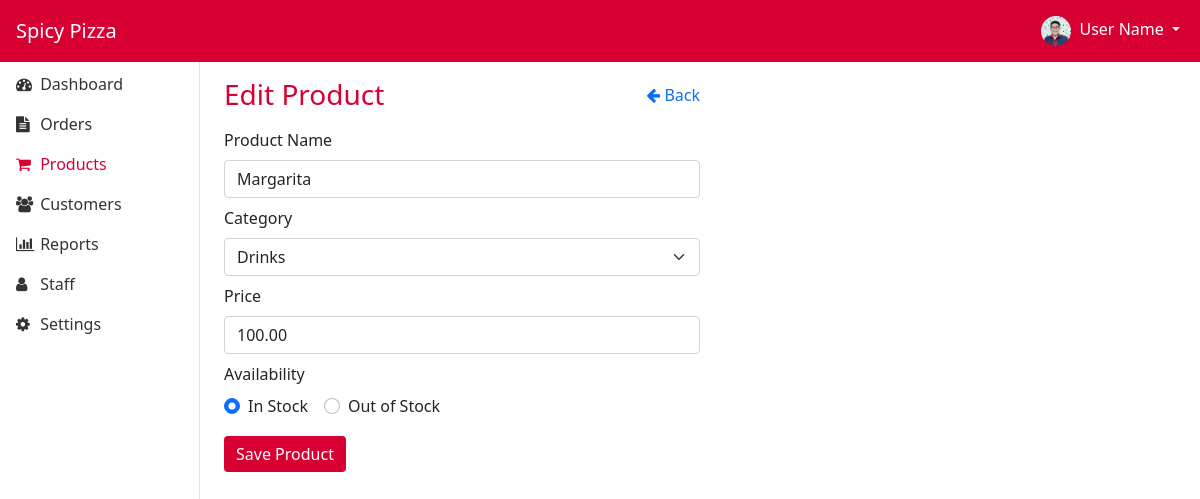
Screenshot of /admin/editproduct.php?id=3 (signed in) with the database file from the repository.
### tables this page shows
CREATE TABLE `products` (
  `id` int(11) NOT NULL,
  `productname` varchar(255) NOT NULL,
  `category` varchar(255) NOT NULL,
  `price` decimal(10,2) NOT NULL,
  `availability` varchar(100) NOT NULL,
  `created_at` timestamp NOT NULL DEFAULT current_timestamp(),
  `updated_at` timestamp NOT NULL DEFAULT current_timestamp() ON UPDATE current_timestamp()
);

### classes/products.class.php (called while the page is built, shortened)
<?php
require_once 'database.php';
Class Products{
    protected $db;
    function __construct()
    {
        $this->db = new Database();
    }
    function fetch($record_id){
        $sql = "SELECT * FROM products WHERE id = :id;";
        $query=$this->db->connect()->prepare($sql);
        $query->bindParam(':id', $record_id);
        if($query->execute()){
            $data = $query->fetch();
        }
        return $data;
    }
}
?>

### classes/database.php (called while the page is built)
<?php
class Database{
    private $host = 'localhost';
    private $username = 'root';
    private $password = '';
    private $database = 'spicypizzaphp';
    protected $connection;
    function connect(){
        try
			{
				$this->connection = new PDO("mysql:host=$this->host;dbname=$this->database",
											$this->username, $this->password);
			}
			catch (PDOException $e)
			{
				echo "Connection error " . $e->getMessage();
			}
        return $this->connection;
    }
}
?>

### admin/editproduct.php (the view, shortened to what this page needs)
<?php
    require_once '../classes/products.class.php';
    if(isset($_GET['id'])){
        $product = new Products();
        $record = $product->fetch($_GET['id']);
        $product->productname = $record['productname'];
        $product->category = $record['category'];
        $product->price = $record['price'];
        $product->availability = $record['availability'];
    }
?>
<!DOCTYPE html>
<html lang="en">
<?php
    require_once('../include/head.php');
?>
<body>
    <?php
        require_once('../include/header.admin.php')
    ?>
    <main>
        <div class="container-fluid">
            <div class="row">
                <?php
                    require_once('../include/sidepanel.php')
                ?>
                <main class="col-md-9 ms-sm-auto col-lg-10 px-md-4">
                    <div class="col-12 col-lg-6 d-flex justify-content-between align-items-center">
                        <h2 class="h3 brand-color pt-3 pb-2">Edit Product</h2>
                        <a href="products.php" class="text-primary text-decoration-none"><i class="fa fa-arrow-left" aria-hidden="true"></i> Back</a>
                    </div>
                    <div class="col-12 col-lg-6">
                        <form method="post" action="">
                            <div class="mb-2">
                                <label for="productname" class="form-label">Product Name</label>
                                <input type="text" class="form-control" id="productname" name="productname" required value="<?php if(isset($_POST['productname'])) { echo $_POST['productname']; } else if(isset($product->productname)){ echo $product->productname; } ?>">
                            </div>
                            <div class="form-group mb-2">
                                <label for="category" class="form-label">Category</label>
                                <select name="category" id="category" class="form-select">
                                    <option value="Drinks" <?php if(isset($_POST['category']) && $_POST['category'] == 'Drinks') { echo 'selected'; } else if(isset($product->category) && $product->category == 'Drinks'){ echo 'selected'; } ?>>Drinks</option>
                                </select>
                            </div>
                            <div class="mb-2">
                                <label for="price" class="form-label">Price</label>
                                <input type="number" step="any" class="form-control" id="price" name="price" required value="<?php if(isset($_POST['price'])) { echo $_POST['price']; } else if(isset($product->price)){ echo $product->price; } ?>">
                            </div>
                            <div class="form-group mb-2">
                                <label class="form-label">Availability</label>
                                <div class="d-flex">
                                    <div class="form-check">
                                        <input type="radio" class="form-check-input" id="inStock" name="availability" value="In Stock" <?php if(isset($_POST['availability']) && $_POST['availability'] == 'In Stock') { echo 'checked'; } else if(isset($product->availability) && $product->availability == 'In Stock'){ echo 'checked'; } ?>>
                                        <label class="form-check-label" for="inStock">In Stock</label>
                                    </div>
                                    <div class="form-check ms-3">
                                        <input type="radio" class="form-check-input" id="outStock" name="availability" value="Out of Stock" <?php if(isset($_POST['availability']) && $_POST['availability'] == 'Out of Stock') { echo 'checked'; } else if(isset($product->availability) && $product->availability == 'Out of Stock'){ echo 'checked'; } ?>>
                                        <label class="form-check-label" for="outStock">Out of Stock</label>
                                    </div>
                                </div>
                            </div>
                            <button type="submit" name="save" class="btn btn-primary mt-2 mb-3 brand-bg-color">Save Product</button>
                        </form>
                    </div>
                </main>
            </div>
        </div>
    </main>
</body>
</html>

### css/style.css (style rules this page uses)
* { font-family: 'Segoe UI', Tahoma, Geneva, Verdana, sans-serif; font-size: 1em; box-sizing: border-box; }
.brand-color { color: #D80032 !important; }
.brand-bg-color { background-color: #D80032 !important; color: white !important; border: none; }

### rows the page displays
products: productname "Margarita", category "Drinks", price "100.00", availability "☑ In Stock", availability "☐ Out of Stock"
